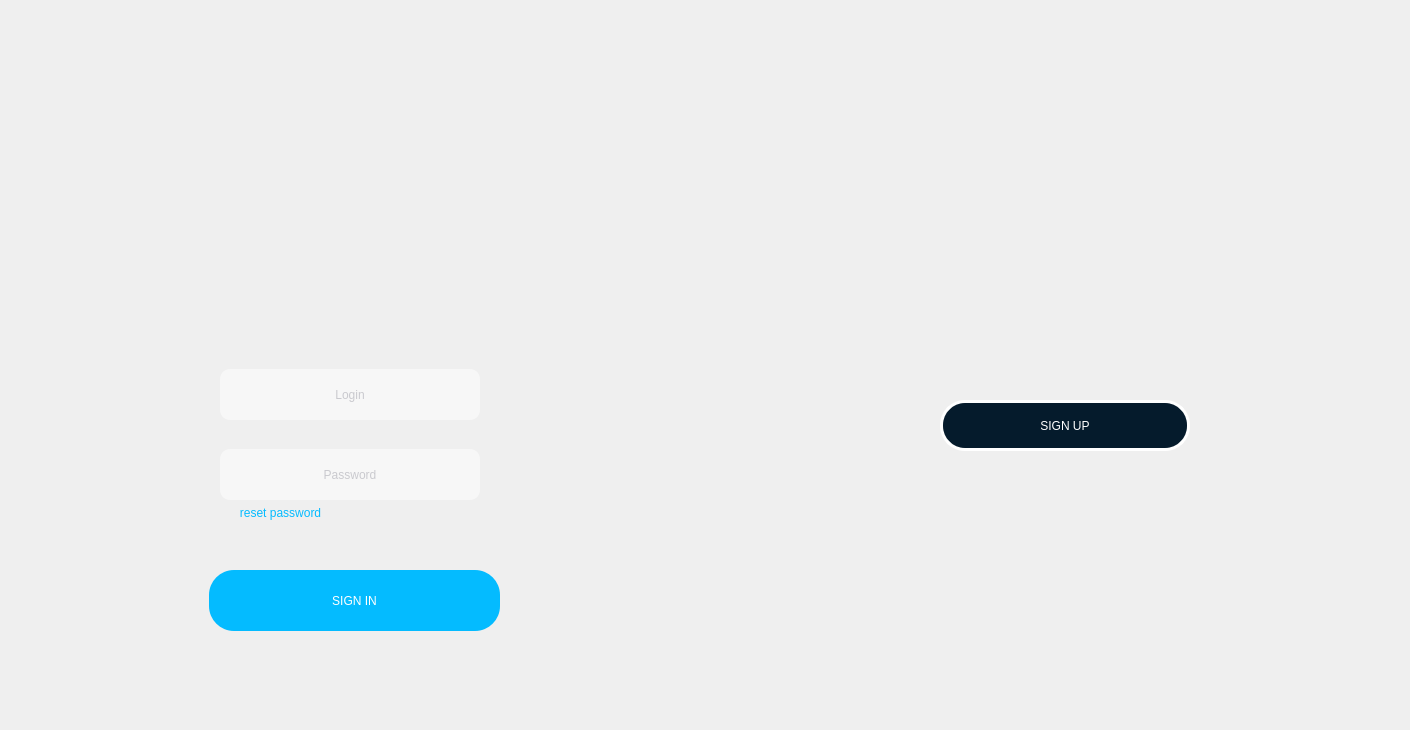
    <widget class="QWidget" name="page">
     <widget class="QPushButton" name="SIGNIN">
      <property name="geometry">
       <rect>
        <x>209</x>
        <y>570</y>
        <width>291</width>
        <height>61</height>
       </rect>
      </property>
      <property name="palette">
       <palette>
        <active>
         <colorrole role="WindowText">
          <brush brushstyle="SolidPattern">
           <color alpha="255">
            <red>255</red>
            <green>255</green>
            <blue>255</blue>
           </color>
          </brush>
         </colorrole>
         <colorrole role="Button">
          <brush brushstyle="SolidPattern">
           <color alpha="255">
            <red>4</red>
            <green>187</green>
            <blue>255</blue>
           </color>
          </brush>
         </colorrole>
         <colorrole role="Midlight">
          <brush brushstyle="SolidPattern">
           <color alpha="255">
            <red>4</red>
            <green>187</green>
            <blue>255</blue>
           </color>
          </brush>
         </colorrole>
         <colorrole role="Text">
          <brush brushstyle="SolidPattern">
           <color alpha="255">
            <red>255</red>
            <green>255</green>
            <blue>255</blue>
           </color>
          </brush>
         </colorrole>
         <colorrole role="ButtonText">
          <brush brushstyle="SolidPattern">
           <color alpha="255">
            <red>255</red>
            <green>255</green>
            <blue>255</blue>
           </color>
          </brush>
         </colorrole>
         <colorrole role="Base">
          <brush brushstyle="SolidPattern">
           <color alpha="255">
            <red>4</red>
            <green>187</green>
            <blue>255</blue>
           </color>
          </brush>
         </colorrole>
         <colorrole role="Window">
          <brush brushstyle="SolidPattern">
           <color alpha="255">
            <red>4</red>
            <green>187</green>
            <blue>255</blue>
           </color>
          </brush>
         </colorrole>
         <colorrole role="AlternateBase">
          <brush brushstyle="SolidPattern">
           <color alpha="255">
            <red>4</red>
            <green>187</green>
            <blue>255</blue>
           </color>
          </brush>
         </colorrole>
         <colorrole role="PlaceholderText">
          <brush brushstyle="SolidPattern">
           <color alpha="128">
            <red>4</red>
            <green>187</green>
            <blue>255</blue>
           </color>
          </brush>
         </colorrole>
        </active>
        <inactive>
         <colorrole role="WindowText">
          <brush brushstyle="SolidPattern">
           <color alpha="255">
            <red>255</red>
            <green>255</green>
            <blue>255</blue>
           </color>
          </brush>
         </colorrole>
         <colorrole role="Button">
          <brush brushstyle="SolidPattern">
           <color alpha="255">
            <red>4</red>
            <green>187</green>
            <blue>255</blue>
           </color>
          </brush>
         </colorrole>
         <colorrole role="Midlight">
          <brush brushstyle="SolidPattern">
           <color alpha="255">
            <red>4</red>
            <green>187</green>
            <blue>255</blue>
           </color>
          </brush>
         </colorrole>
         <colorrole role="Text">
          <brush brushstyle="SolidPattern">
           <color alpha="255">
            <red>255</red>
            <green>255</green>
            <blue>255</blue>
           </color>
          </brush>
         </colorrole>
         <colorrole role="ButtonText">
          <brush brushstyle="SolidPattern">
           <color alpha="255">
            <red>255</red>
            <green>255</green>
            <blue>255</blue>
           </color>
          </brush>
         </colorrole>
         <colorrole role="Base">
          <brush brushstyle="SolidPattern">
           <color alpha="255">
            <red>4</red>
            <green>187</green>
            <blue>255</blue>
           </color>
          </brush>
         </colorrole>
         <colorrole role="Window">
          <brush brushstyle="SolidPattern">
           <color alpha="255">
            <red>4</red>
            <green>187</green>
            <blue>255</blue>
           </color>
          </brush>
         </colorrole>
         <colorrole role="AlternateBase">
          <brush brushstyle="SolidPattern">
           <color alpha="255">
            <red>4</red>
            <green>187</green>
            <blue>255</blue>
           </color>
          </brush>
         </colorrole>
         <colorrole role="PlaceholderText">
          <brush brushstyle="SolidPattern">
           <color alpha="128">
            <red>4</red>
            <green>187</green>
            <blue>255</blue>
           </color>
          </brush>
         </colorrole>
        </inactive>
        <disabled>
         <colorrole role="WindowText">
          <brush brushstyle="SolidPattern">
           <color alpha="255">
            <red>255</red>
            <green>255</green>
            <blue>255</blue>
           </color>
          </brush>
         </colorrole>
         <colorrole role="Button">
          <brush brushstyle="SolidPattern">
           <color alpha="255">
            <red>4</red>
            <green>187</green>
            <blue>255</blue>
           </color>
          </brush>
         </colorrole>
         <colorrole role="Midlight">
          <brush brushstyle="SolidPattern">
           <color alpha="255">
            <red>4</red>
            <green>187</green>
            <blue>255</blue>
           </color>
          </brush>
         </colorrole>
         <colorrole role="Text">
          <brush brushstyle="SolidPattern">
           <color alpha="255">
            <red>255</red>
            <green>255</green>
            <blue>255</blue>
           </color>
          </brush>
         </colorrole>
         <colorrole role="ButtonText">
          <brush brushstyle="SolidPattern">
           <color alpha="255">
            <red>255</red>
            <green>255</green>
            <blue>255</blue>
           </color>
          </brush>
         </colorrole>
         <colorrole role="Base">
          <brush brushstyle="SolidPattern">
           <color alpha="255">
            <red>4</red>
            <green>187</green>
            <blue>255</blue>
           </color>
          </brush>
         </colorrole>
         <colorrole role="Window">
          <brush brushstyle="SolidPattern">
           <color alpha="255">
            <red>4</red>
            <green>187</green>
            <blue>255</blue>
           </color>
          </brush>
         </colorrole>
         <colorrole role="AlternateBase">
          <brush brushstyle="SolidPattern">
           <color alpha="255">
            <red>4</red>
            <green>187</green>
            <blue>255</blue>
           </color>
          </brush>
         </colorrole>
         <colorrole role="PlaceholderText">
          <brush brushstyle="SolidPattern">
           <color alpha="128">
            <red>0</red>
            <green>0</green>
            <blue>0</blue>
           </color>
          </brush>
         </colorrole>
        </disabled>
       </palette>
      </property>
      <property name="cursor">
       <cursorShape>PointingHandCursor</cursorShape>
      </property>
      <property name="styleSheet">
       <string notr="true">#SIGNIN{
	color: rgb(255, 255, 255);
	border-radius:25px;
	background-color: rgb(4, 187, 255);
	font: 16px &quot;Eras Bold ITC&quot;;
}</string>
      </property>
      <property name="text">
       <string>SIGN IN</string>
      </property>
      <property name="iconSize">
       <size>
        <width>250</width>
        <height>51</height>
       </size>
      </property>
     </widget>
     <widget class="QPushButton" name="reset">
      <property name="geometry">
       <rect>
        <x>230</x>
        <y>500</y>
        <width>101</width>
        <height>25</height>
       </rect>
      </property>
      <property name="styleSheet">
       <string notr="true">QPushButton{
	color: rgb(4, 187, 255);
	border-radius:25px;
	font: 12px &quot;Eras Bold ITC&quot;;
}
QPushButton:pressed{
background-color:rgb(4, 187, 255);
color: rgb(255, 255, 255);
border-width: 2px;
border-radius:25px;
font: 12px &quot;Eras Bold ITC&quot;;
padding: 1px 23px 1px 3px;
}
</string>
      </property>
      <property name="text">
       <string>reset password</string>
      </property>
     </widget>
     <widget class="QPushButton" name="SIGNUP">
      <property name="geometry">
       <rect>
        <x>940</x>
        <y>400</y>
        <width>250</width>
        <height>51</height>
       </rect>
      </property>
      <property name="palette">
       <palette>
        <active>
         <colorrole role="WindowText">
          <brush brushstyle="SolidPattern">
           <color alpha="255">
            <red>255</red>
            <green>255</green>
            <blue>255</blue>
           </color>
          </brush>
         </colorrole>
         <colorrole role="Button">
          <brush brushstyle="SolidPattern">
           <color alpha="255">
            <red>5</red>
            <green>27</green>
            <blue>44</blue>
           </color>
          </brush>
         </colorrole>
         <colorrole role="Midlight">
          <brush brushstyle="SolidPattern">
           <color alpha="255">
            <red>4</red>
            <green>187</green>
            <blue>255</blue>
           </color>
          </brush>
         </colorrole>
         <colorrole role="Text">
          <brush brushstyle="SolidPattern">
           <color alpha="255">
            <red>255</red>
            <green>255</green>
            <blue>255</blue>
           </color>
          </brush>
         </colorrole>
         <colorrole role="ButtonText">
          <brush brushstyle="SolidPattern">
           <color alpha="255">
            <red>255</red>
            <green>255</green>
            <blue>255</blue>
           </color>
          </brush>
         </colorrole>
         <colorrole role="Base">
          <brush brushstyle="SolidPattern">
           <color alpha="255">
            <red>5</red>
            <green>27</green>
            <blue>44</blue>
           </color>
          </brush>
         </colorrole>
         <colorrole role="Window">
          <brush brushstyle="SolidPattern">
           <color alpha="255">
            <red>5</red>
            <green>27</green>
            <blue>44</blue>
           </color>
          </brush>
         </colorrole>
         <colorrole role="AlternateBase">
          <brush brushstyle="SolidPattern">
           <color alpha="255">
            <red>4</red>
            <green>187</green>
            <blue>255</blue>
           </color>
          </brush>
         </colorrole>
         <colorrole role="PlaceholderText">
          <brush brushstyle="SolidPattern">
           <color alpha="128">
            <red>4</red>
            <green>187</green>
            <blue>255</blue>
           </color>
          </brush>
         </colorrole>
        </active>
        <inactive>
         <colorrole role="WindowText">
          <brush brushstyle="SolidPattern">
           <color alpha="255">
            <red>255</red>
            <green>255</green>
            <blue>255</blue>
           </color>
          </brush>
         </colorrole>
         <colorrole role="Button">
          <brush brushstyle="SolidPattern">
           <color alpha="255">
            <red>5</red>
            <green>27</green>
            <blue>44</blue>
           </color>
          </brush>
         </colorrole>
         <colorrole role="Midlight">
          <brush brushstyle="SolidPattern">
           <color alpha="255">
            <red>4</red>
            <green>187</green>
            <blue>255</blue>
           </color>
          </brush>
         </colorrole>
         <colorrole role="Text">
          <brush brushstyle="SolidPattern">
           <color alpha="255">
            <red>255</red>
            <green>255</green>
            <blue>255</blue>
           </color>
          </brush>
         </colorrole>
         <colorrole role="ButtonText">
          <brush brushstyle="SolidPattern">
           <color alpha="255">
            <red>255</red>
            <green>255</green>
            <blue>255</blue>
           </color>
          </brush>
         </colorrole>
         <colorrole role="Base">
          <brush brushstyle="SolidPattern">
           <color alpha="255">
            <red>5</red>
            <green>27</green>
            <blue>44</blue>
           </color>
          </brush>
         </colorrole>
         <colorrole role="Window">
          <brush brushstyle="SolidPattern">
           <color alpha="255">
            <red>5</red>
            <green>27</green>
            <blue>44</blue>
           </color>
          </brush>
         </colorrole>
         <colorrole role="AlternateBase">
          <brush brushstyle="SolidPattern">
           <color alpha="255">
            <red>4</red>
            <green>187</green>
            <blue>255</blue>
           </color>
          </brush>
         </colorrole>
         <colorrole role="PlaceholderText">
          <brush brushstyle="SolidPattern">
           <color alpha="128">
            <red>4</red>
            <green>187</green>
            <blue>255</blue>
           </color>
          </brush>
         </colorrole>
        </inactive>
        <disabled>
         <colorrole role="WindowText">
          <brush brushstyle="SolidPattern">
           <color alpha="255">
            <red>255</red>
            <green>255</green>
            <blue>255</blue>
           </color>
          </brush>
         </colorrole>
         <colorrole role="Button">
          <brush brushstyle="SolidPattern">
           <color alpha="255">
            <red>5</red>
            <green>27</green>
            <blue>44</blue>
           </color>
          </brush>
         </colorrole>
         <colorrole role="Midlight">
          <brush brushstyle="SolidPattern">
           <color alpha="255">
            <red>4</red>
            <green>187</green>
            <blue>255</blue>
           </color>
          </brush>
         </colorrole>
         <colorrole role="Text">
          <brush brushstyle="SolidPattern">
           <color alpha="255">
            <red>255</red>
            <green>255</green>
            <blue>255</blue>
           </color>
          </brush>
         </colorrole>
         <colorrole role="ButtonText">
          <brush brushstyle="SolidPattern">
           <color alpha="255">
            <red>255</red>
            <green>255</green>
            <blue>255</blue>
           </color>
          </brush>
         </colorrole>
         <colorrole role="Base">
          <brush brushstyle="SolidPattern">
           <color alpha="255">
            <red>5</red>
            <green>27</green>
            <blue>44</blue>
           </color>
          </brush>
         </colorrole>
         <colorrole role="Window">
          <brush brushstyle="SolidPattern">
           <color alpha="255">
            <red>5</red>
            <green>27</green>
            <blue>44</blue>
           </color>
          </brush>
         </colorrole>
         <colorrole role="AlternateBase">
          <brush brushstyle="SolidPattern">
           <color alpha="255">
            <red>4</red>
            <green>187</green>
            <blue>255</blue>
           </color>
          </brush>
         </colorrole>
         <colorrole role="PlaceholderText">
          <brush brushstyle="SolidPattern">
           <color alpha="128">
            <red>0</red>
            <green>0</green>
            <blue>0</blue>
           </color>
          </brush>
         </colorrole>
        </disabled>
       </palette>
      </property>
      <property name="cursor">
       <cursorShape>PointingHandCursor</cursorShape>
      </property>
      <property name="styleSheet">
       <string notr="true">#SIGNUP{
	color: rgb(255, 255, 255);
	background-color: rgb(5, 27, 44);
	font: 16px &quot;Eras Bold ITC&quot;;
	border-width:5px;
	border-color: rgb(255, 255, 255);
	border-style: solid;
	border-width: 3px;
	border-radius: 25px;
}</string>
      </property>
      <property name="text">
       <string>SIGN UP</string>
      </property>
      <property name="iconSize">
       <size>
        <width>250</width>
        <height>51</height>
       </size>
      </property>
     </widget>
     <widget class="QLineEdit" name="password">
      <property name="geometry">
       <rect>
        <x>220</x>
        <y>449</y>
        <width>260</width>
        <height>51</height>
       </rect>
      </property>
      <property name="font">
       <font>
        <family>Segoe UI</family>
       </font>
      </property>
      <property name="toolTip">
       <string>&lt;html&gt;&lt;head/&gt;&lt;body&gt;&lt;p align=&quot;center&quot;&gt;&lt;span style=&quot; font-size:14pt; color:#9b9ba5;&quot;&gt;Identifiant&lt;/span&gt;&lt;/p&gt;&lt;/body&gt;&lt;/html&gt;</string>
      </property>
      <property name="styleSheet">
       <string notr="true">QLineEdit{
	color: rgb(155, 155, 165);
	background-color: rgb(247, 247, 247);
	border-radius: 10px;
}</string>
      </property>
      <property name="text">
       <string/>
      </property>
      <property name="echoMode">
       <enum>QLineEdit::PasswordEchoOnEdit</enum>
      </property>
      <property name="alignment">
       <set>Qt::AlignCenter</set>
      </property>
      <property name="placeholderText">
       <string>Password</string>
      </property>
     </widget>
     <widget class="QLabel" name="bg_5">
      <property name="geometry">
       <rect>
        <x>0</x>
        <y>0</y>
        <width>1401</width>
        <height>721</height>
       </rect>
      </property>
      <property name="styleSheet">
       <string notr="true">border-image: url(:/new/img/img/signin.png) 0 0 0 0 stretch stretch;</string>
      </property>
      <property name="text">
       <string/>
      </property>
     </widget>
     <widget class="QLineEdit" name="login">
      <property name="geometry">
       <rect>
        <x>220</x>
        <y>369</y>
        <width>260</width>
        <height>51</height>
       </rect>
      </property>
      <property name="font">
       <font>
        <family>Segoe UI</family>
       </font>
      </property>
      <property name="toolTip">
       <string>&lt;html&gt;&lt;head/&gt;&lt;body&gt;&lt;p align=&quot;center&quot;&gt;&lt;span style=&quot; font-size:14pt; color:#9b9ba5;&quot;&gt;Identifiant&lt;/span&gt;&lt;/p&gt;&lt;/body&gt;&lt;/html&gt;</string>
      </property>
      <property name="styleSheet">
       <string notr="true">QLineEdit{
	color: rgb(155, 155, 165);
	background-color: rgb(247, 247, 247);
	border-radius: 10px;
}</string>
      </property>
      <property name="inputMask">
       <string/>
      </property>
      <property name="text">
       <string/>
      </property>
      <property name="alignment">
       <set>Qt::AlignCenter</set>
      </property>
      <property name="placeholderText">
       <string>Login</string>
      </property>
     </widget>
     <zorder>bg_5</zorder>
     <zorder>SIGNIN</zorder>
     <zorder>reset</zorder>
     <zorder>password</zorder>
     <zorder>login</zorder>
     <zorder>SIGNUP</zorder>
    </widget>
